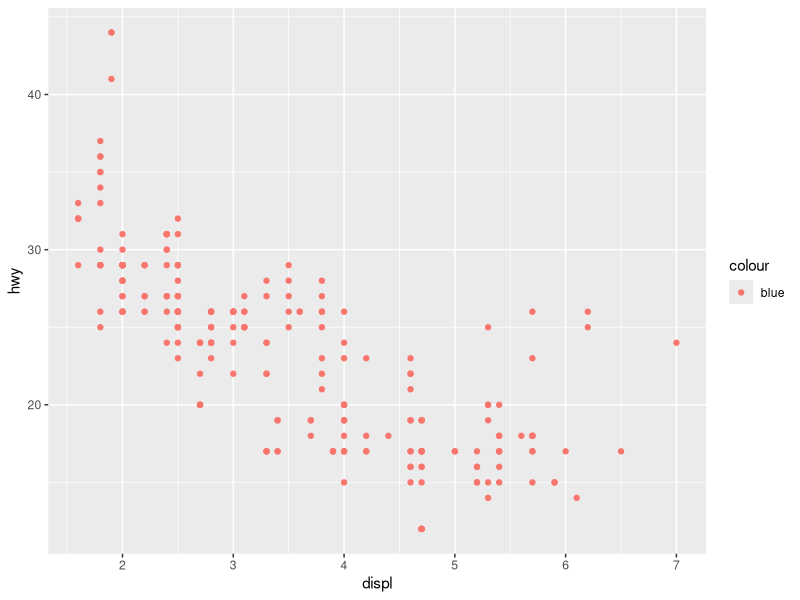
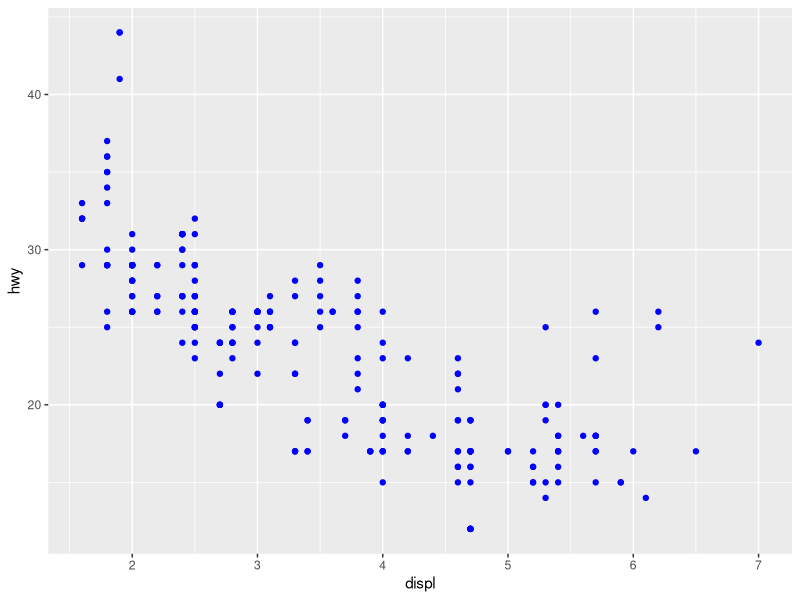
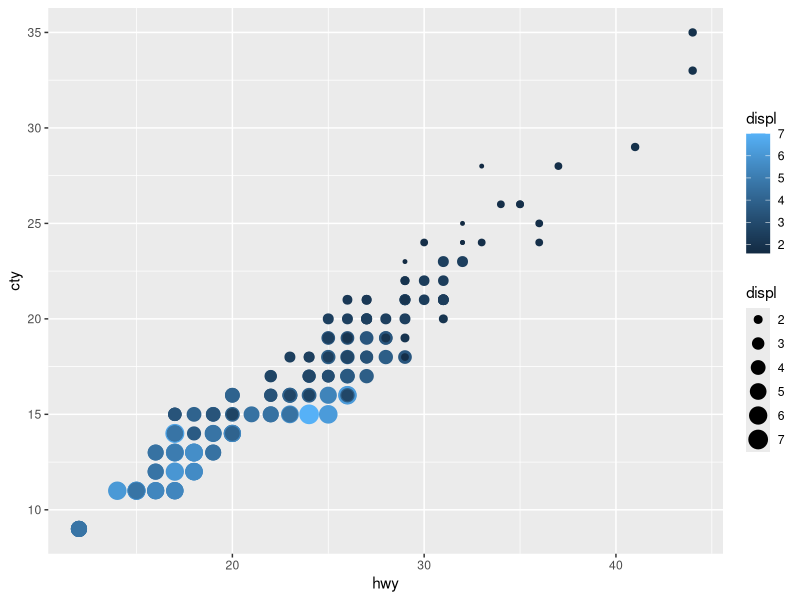
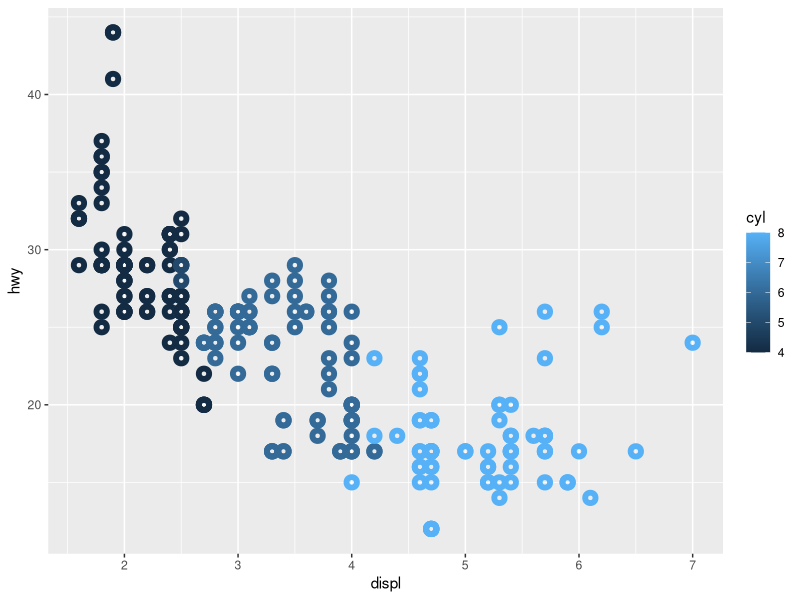
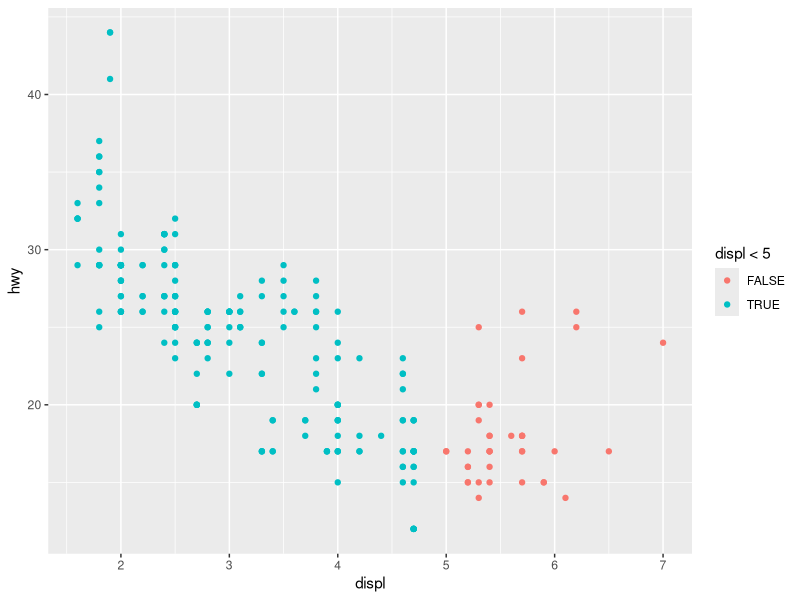
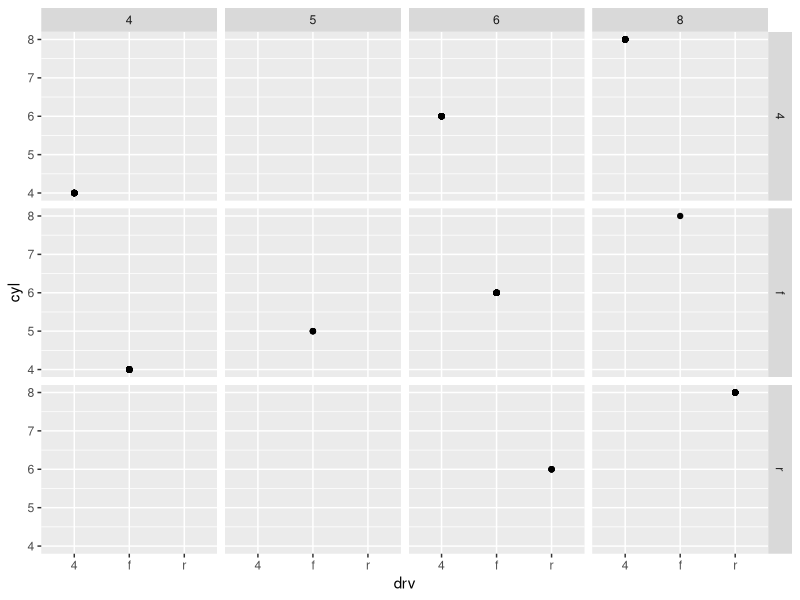
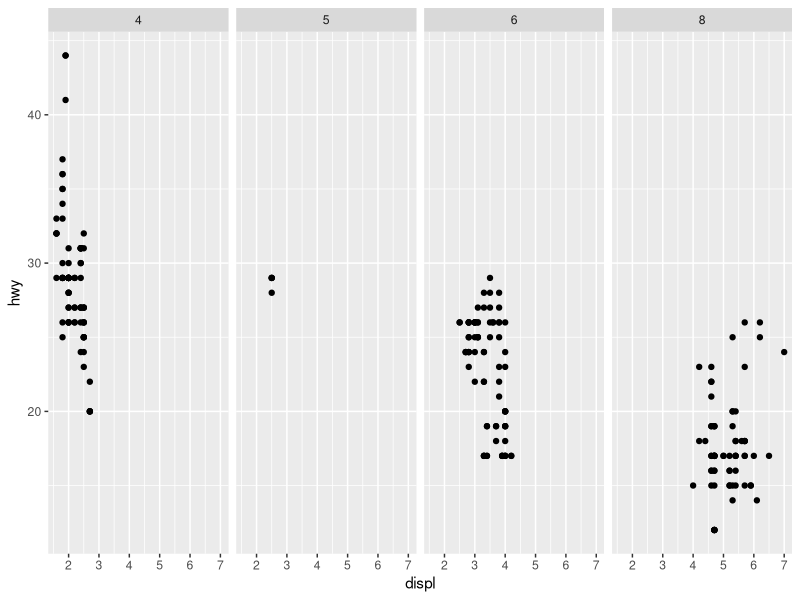
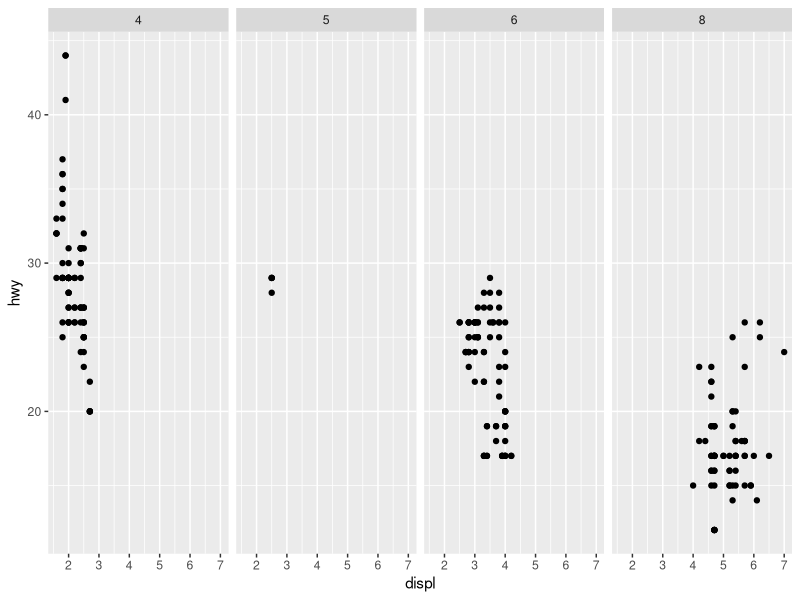

Reproduce these figures in R, in order.
## ---- chunk 1
    library(ggplot2)
    ggplot(data = mpg) + 
      geom_point(mapping = aes(x = displ, y = hwy, color = "blue"))
## ---- chunk 2
      library(ggplot2)
       ggplot(data = mpg) + 
      geom_point(mapping = aes(x = displ, y = hwy), color = "blue")
## ---- chunk 3
      library(ggplot2)
       df = mpg
        head(df)
## ---- chunk 4
  
## ---- chunk 5
      library(ggplot2)
      ggplot(data=mpg) +
      geom_point(mapping = aes(x = hwy, y = cty, color = displ, size = displ))
## ---- chunk 6
      ggplot(data = mpg) + 
      geom_point(mapping = aes(x = displ, y = hwy, color = cyl), stroke = 3, shape = 21)
## ---- chunk 7
       ggplot(data = mpg) + 
       geom_point(mapping = aes(x = displ, y = hwy, colour = displ < 5))
## ---- chunk 8
      ggplot(data = mpg) + 
      geom_point(mapping = aes(x = drv, y = cyl)) +
      facet_grid(drv ~ cyl)
## ---- chunk 9
      ggplot(data = mpg) + 
      geom_point(mapping = aes(x = displ, y = hwy)) +
      facet_grid(. ~ cyl)
      ggplot(data = mpg) + 
      geom_point(mapping = aes(x = displ, y = hwy)) +
      facet_wrap( ~ cyl , nrow = 1)
## ---- chunk 10
    ggplot(data = mpg) + 
      geom_point(mapping = aes(x = displ, y = hwy)) + 
      facet_wrap(~ class, nrow = 2)
      ggplot(data = mpg) + 
      geom_point(mapping = aes(x = displ, y = hwy, color = class)) 
## ---- chunk 11

## ---- chunk 12
  ggplot(data = mpg, mapping = aes(x = displ, y = hwy, color = drv)) + 
      geom_point() + 
      geom_smooth(se = FALSE)
## ---- chunk 13

## ---- chunk 14

## ---- chunk 15

## ---- chunk 16
      library(ggplot2)
        ggplot(data = mpg, mapping = aes( x=displ, y=hwy, color=drv, linetype = drv)) + 
          geom_point() + 
          geom_smooth(color = 'blue', se = FALSE )
## ---- chunk 17
      library(ggplot2)
        ggplot( data = mpg ) +
          geom_point( mapping = aes( x=displ, y=hwy,color = drv ,alpha = year )) + 
          geom_smooth( se = FALSE, mapping = aes( x=displ, y=hwy),color = 'blue')
## ---- chunk 18
      library(ggplot2)
        ggplot( data = mpg, mapping = aes( x=displ, y=hwy )) +
          geom_point(mapping = aes(color = drv),size = 2) + 
          geom_point(shape=21, color='white', size = 2, stroke = 2,show.legend = FALSE) +
          annotate("text", x = 3, y = 44, label = "Max hwy = 44")
## ---- chunk 19
      
## ---- chunk 20

## ---- chunk 21

## ---- chunk 22
    ggplot(data = mpg, mapping = aes(x = cty, y = hwy)) + 
      geom_point()
## ---- chunk 23
    ggplot(data = mpg, mapping = aes(x = cty, y = hwy)) + 
      geom_point(position = "jitter")
## ---- chunk 24

## ---- chunk 25

## ---- chunk 26
      bar <- ggplot(data = diamonds) + 
        geom_bar( mapping = aes(x = cut, fill = cut), 
        show.legend = FALSE,
        width = 1 ) 
      bar + coord_polar()
## ---- chunk 27

## ---- chunk 28
    ggplot(data = mpg, mapping = aes(x = cty, y = hwy)) +
      geom_point() + 
      geom_abline() +
      coord_fixed()
## ---- chunk 29

